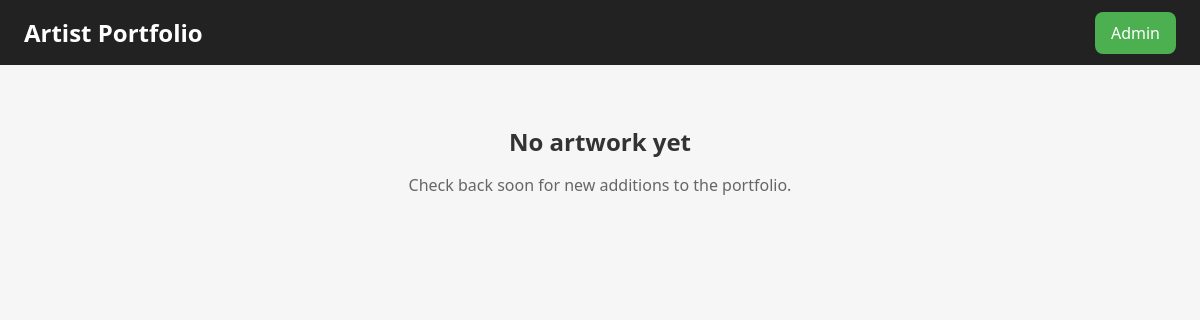
Before: / with the older database file.
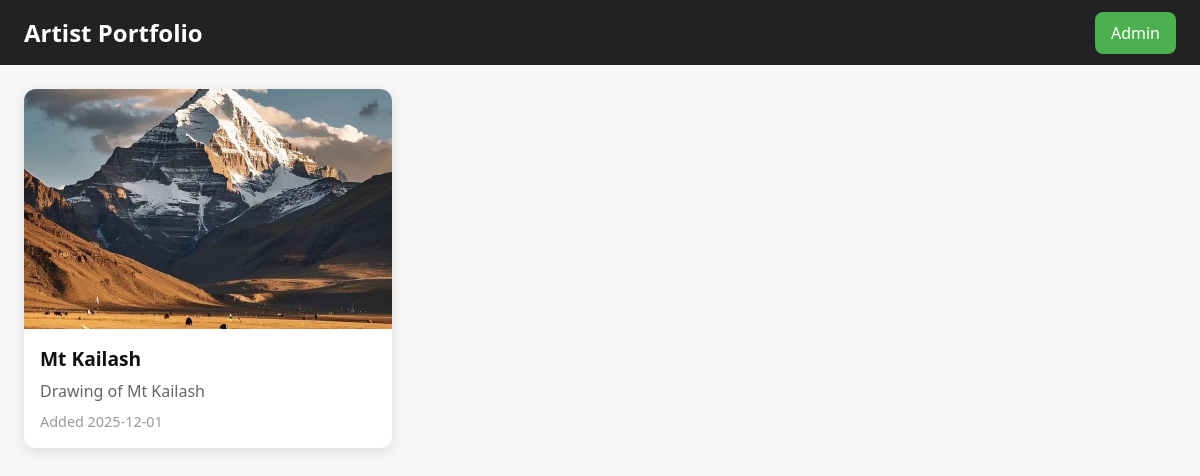
After: the same page with the newer database file.
### tables this page shows
CREATE TABLE works (
        id INTEGER PRIMARY KEY AUTOINCREMENT,
        title TEXT NOT NULL,
        description TEXT,
        filename TEXT NOT NULL UNIQUE,
        created_at TEXT NOT NULL
    );

### runveer.py (the view)
@app.route('/')
def index():
    db = get_db()
    cur = db.execute('SELECT * FROM works ORDER BY created_at DESC')
    works = cur.fetchall()
    return render_template('index.html', works=works)

### runveer.py (called while the page is built)
def get_db():
    db = getattr(g, '_database', None)
    if db is None:
        conn = sqlite3.connect(str(DB_PATH))
        conn.row_factory = sqlite3.Row
        db = g._database = conn
    return db

@app.teardown_appcontext
def close_connection(exception):
    db = getattr(g, '_database', None)
    if db is not None:
        db.close()

### templates/index.html (shortened to what this page needs)
<!doctype html>
<html>
  <head>
  </head>
  <body>
    <header>
      <h1>Artist Portfolio</h1>
      <div>
        <a class="button" href="/admin">Admin</a>
      </div>
    </header>
    <main>
      {% if works %}
      <div class="grid">
        {% for work in works %}
        <article class="card">
          <img src="/static/uploads/{{ work.filename }}" alt="{{ work.title }}" loading="lazy">
          <div class="meta">
            <h3>{{ work.title }}</h3>
            <p>{{ work.description or '' }}</p>
            <small>Added {{ work.created_at[:10] }}</small>
          </div>
        </article>
        {% endfor %}
      </div>
      {% else %}
      <div class="empty-state">
        <h2>No artwork yet</h2>
        <p>Check back soon for new additions to the portfolio.</p>
      </div>
      {% endif %}
    </main>
  </body>
</html>

### templates/index.html (style rules this page uses)
body { font-family:system-ui, sans-serif; background:#f6f6f6; color:#111; margin:0 }
.grid { display:grid;grid-template-columns:repeat(auto-fill,minmax(280px,1fr));gap:24px;padding:24px;max-width:1400px;margin:0 auto }
.card { background:#fff;border-radius:12px;box-shadow:0 4px 12px rgba(0,0,0,.1);overflow:hidden;transition:transform 0.2s, box-shadow 0.2s }
.card img { width:100%;height:240px;object-fit:cover;display:block }
.meta { padding:16px }
.meta h3 { margin:0 0 8px 0;font-size:1.2em }
.meta p { color:#666;margin:0 0 8px 0;line-height:1.4 }
.meta small { color:#999;font-size:0.9em }
header { display:flex;align-items:center;justify-content:space-between;padding:16px 24px;background:#222;color:#fff }
header h1 { margin:0;font-size:1.5em }
a.button { background:#4CAF50;color:#fff;padding:10px 16px;border-radius:8px;text-decoration:none;font-weight:500;transition:background 0.2s }

Changed rows visible on the page:
added works: filename (picture), title "Mt Kailash", description "Drawing of Mt Kailash", created_at "2025-12-01"
Other visible differences:
text no longer shown: "No artwork yet Check back soon for new additions to the portfolio."
